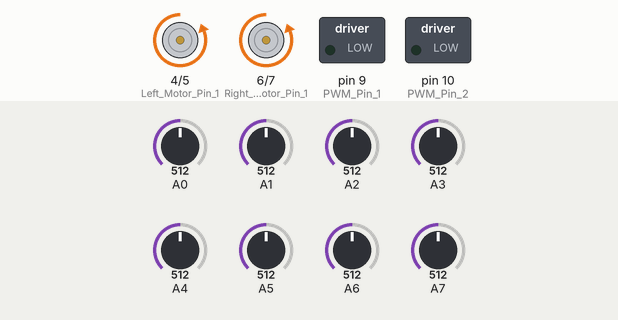
A sketch run on a simulated Arduino Nano, built with avr-gcc and run on an emulated ATmega328P. Parts: motor-driver pin pairs drawn as motors (green arrow = first pin HIGH = forward, orange = second pin HIGH = backward, longer = more drive), switched loads named in the sketch (green lamp = pin HIGH). Inputs (shaded band) come from the test bench; at power-on: A0 = 512, A1 = 512, A2 = 512, A3 = 512, A4 = 512, A5 = 512, A6 = 512, A7 = 512. What the sketch prints to the serial monitor is not drawn.

Above: at 0.2 s.
Timing chart, 0 to 1.7 s (numbered marks = the images above):
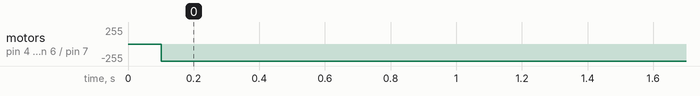

The sketch:

try2.ino
```cpp
int sensor[8]={0, 0, 0, 0, 0,0,0,0};
int i;
  void HardRight(){
    digitalWrite(4,LOW);
    digitalWrite(5,LOW);
    digitalWrite(6,HIGH);//RIGHT
    digitalWrite(7,HIGH);
    Serial.println("HR ");
   }
  void HardLeft(){
    digitalWrite(4,LOW);
    digitalWrite(5,HIGH);
    digitalWrite(6,LOW);//left
    digitalWrite(7,HIGH);
        Serial.println("HL ");
  }
  void SoftLeft(){
    digitalWrite(4,LOW);
    digitalWrite(5,LOW);
    digitalWrite(6,100);//left
    digitalWrite(7,100);
        Serial.println("SL ");
}
void SoftRight(){
    digitalWrite(4,100);
    digitalWrite(5,100);
    digitalWrite(6,LOW);//RIGHT
    digitalWrite(7,LOW);
        Serial.println("SR ");

}
void Straight(){
    digitalWrite(4,HIGH);
    digitalWrite(5,LOW);
    digitalWrite(6,LOW);
    digitalWrite(7,HIGH);
        Serial.println(" | ");

}
void read_sensor_values()
{
  delay(100);
  sensor[0]=analogRead(A0);
  sensor[1]=analogRead(A1);
  sensor[2]=analogRead(A2);
  sensor[3]=analogRead(A3);
  sensor[4]=analogRead(A4);
  sensor[5]=analogRead(A5);
  sensor[6]=analogRead(A6);
  sensor[7]=analogRead(A7);

  for(i=0;i<8;i++){
    if(sensor[i]<=400)
        sensor[i] = 0;
    else  sensor[i]= 1;
  }

Serial.print(sensor[0]);
Serial.print(sensor[1]);
Serial.print(sensor[2]);
Serial.print(sensor[3]);

Serial.print(sensor[4]);
Serial.print(sensor[5]);
Serial.print(sensor[6]);
Serial.println(sensor[7]);
  //UTURN
/* if((sensor[0]!=0)&&(sensor[1]!=0)&&(sensor[2]!=0)&&(sensor[3]!=0)&&(sensor[4]!=0)&&(sensor[5]!=0)&&(sensor[6]!=0)&&(sensor[7]!=0))
            HardLeft();
  if((sensor[0]!=0)&&(sensor[1]!=0)&&(sensor[2]!=1)&&(sensor[3]!=1)&&(sensor[4]!=1)&&(sensor[5]!=1)&&(sensor[6]!=0)&&(sensor[7]!=0))
            Straight();
  if((sensor[0]!=0)&&(sensor[1]!=1)&&(sensor[2]!=1)&&(sensor[3]!=1)&&(sensor[4]!=1)&&(sensor[5]!=0)&&(sensor[6]!=0)&&(sensor[7]!=0))
            Straight();
  if((sensor[0]!=0)&&(sensor[1]!=0)&&(sensor[2]!=0)&&(sensor[3]!=1)&&(sensor[4]!=1)&&(sensor[5]!=1)&&(sensor[6]!=1)&&(sensor[7]!=0))
            Straight();
  if((sensor[0]!=1)&&(sensor[1]!=1)&&(sensor[2]!=1)&&(sensor[3]!=1)&&(sensor[4]!=1)&&(sensor[5]!=0)&&(sensor[6]!=0)&&(sensor[7]!=0))
            HardLeft();
  if((sensor[0]!=1)&&(sensor[1]!=1)&&(sensor[2]!=1)&&(sensor[3]!=1)&&(sensor[4]!=1)&&(sensor[5]!=1)&&(sensor[6]!=0)&&(sensor[7]!=0))
            HardLeft();
  if((sensor[0]!=1)&&(sensor[1]!=1)&&(sensor[2]!=1)&&(sensor[3]!=1)&&(sensor[4]!=1)&&(sensor[5]!=1)&&(sensor[6]!=1)&&(sensor[7]!=0))
            HardLeft();
  if((sensor[0]!=0)&&(sensor[1]!=1)&&(sensor[2]!=1)&&(sensor[3]!=1)&&(sensor[4]!=1)&&(sensor[5]!=1)&&(sensor[6]!=1)&&(sensor[7]!=1))
            HardRight();
  if((sensor[0]!=0)&&(sensor[1]!=0)&&(sensor[2]!=1)&&(sensor[3]!=1)&&(sensor[4]!=1)&&(sensor[5]!=1)&&(sensor[6]!=1)&&(sensor[7]!=1))
            HardRight();
  if((sensor[0]!=0)&&(sensor[1]!=0)&&(sensor[2]!=0)&&(sensor[3]!=1)&&(sensor[4]!=1)&&(sensor[5]!=1)&&(sensor[6]!=1)&&(sensor[7]!=1))
            HardRight();
            */
            HardLeft();

}
void setup() {
  // put your setup code here, to run once:
pinMode(9,OUTPUT); //PWM Pin 1
 pinMode(10,OUTPUT); //PWM Pin 2
 pinMode(4,OUTPUT); //Left Motor Pin 1
 pinMode(5,OUTPUT); //Left Motor Pin 2
 pinMode(6,OUTPUT); //Right Motor Pin 1
 pinMode(7,OUTPUT);  //Right Motor Pin 2
 Serial.begin(9600);
}

void loop() {
  // put your main code here, to run repeatedly:
read_sensor_values();
}
```

Measured:
- by itself, motor on pin 4 (Left_Motor_Pin_1) / pin 5 (Left_Motor_Pin_2), motor on pin 6 (Right_Motor_Pin_1) / pin 7 (Right_Motor_Pin_2): stopped → backward 255/255 at 0.10 s
